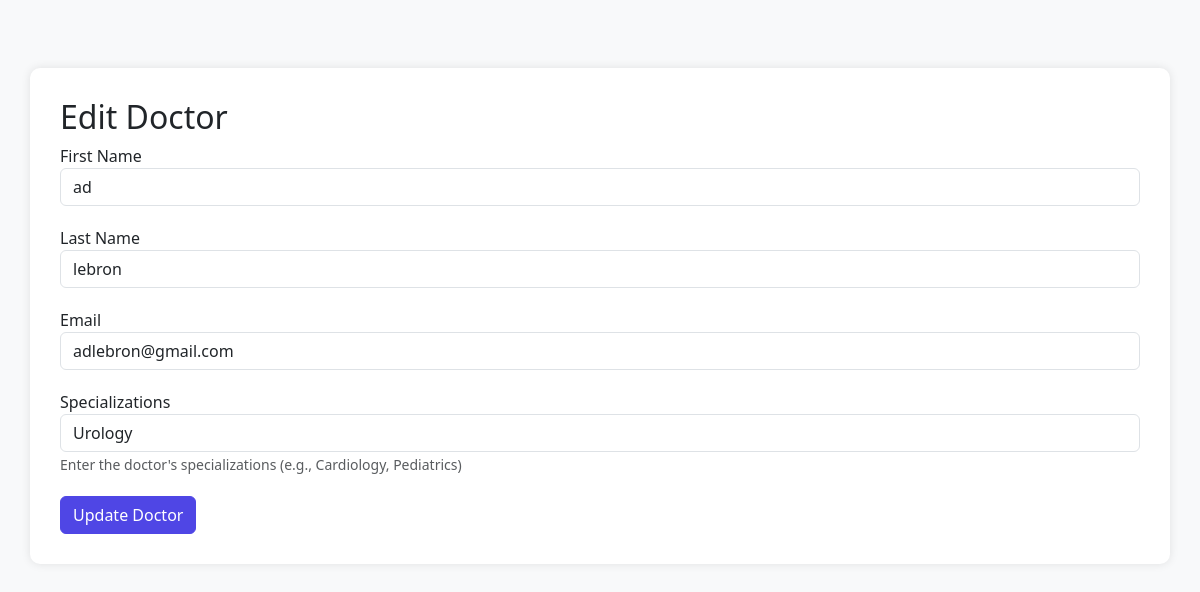
The app's page /edit_doctor.php?id=8 (signed in) with its own data.
### tables this page shows
CREATE TABLE `doctors` (
  `id` int(11) NOT NULL,
  `first_name` varchar(50) NOT NULL,
  `last_name` varchar(50) NOT NULL,
  `password` varchar(255) NOT NULL,
  `specializations_id` int(11) DEFAULT NULL,
  `phone` varchar(20) NOT NULL,
  `email` varchar(100) NOT NULL,
  `created_at` timestamp NOT NULL DEFAULT current_timestamp() ON UPDATE current_timestamp(),
  `statuses` enum('active','busy','off','leave','on break') DEFAULT 'active',
  `updated_at` timestamp NOT NULL DEFAULT current_timestamp(),
  `account_statuses` enum('pending','active','') DEFAULT 'pending',
  `specializations` varchar(100) NOT NULL DEFAULT 'Not Specified',
  `license_number` varchar(50) NOT NULL
);

### edit_doctor.php (the view, shortened to what this page needs)
<?php
require_once 'db_connect.php';
$doctor_id = $_GET['id'];
$doctor_query = "SELECT * FROM doctors WHERE id = ?";
$doctor_stmt = $pdo->prepare($doctor_query);
$doctor_stmt->execute([$doctor_id]);
$doctor = $doctor_stmt->fetch(PDO::FETCH_ASSOC);
?>
<!DOCTYPE html>
<html lang="en">
<head>
    <link href="css/bootstrap.min.css" rel="stylesheet">
</head>
<body>
    <div class="container mt-5">
        <h2>Edit Doctor</h2>
        <form action="edit_doctor.php?id=<?php echo $doctor_id; ?>" method="POST">
            <div class="form-group">
                <label for="first_name">First Name</label>
                <input type="text" class="form-control" id="first_name" name="first_name" value="<?php echo htmlspecialchars($doctor['first_name']); ?>" required>
            </div>
            <div class="form-group">
                <label for="last_name">Last Name</label>
                <input type="text" class="form-control" id="last_name" name="last_name" value="<?php echo htmlspecialchars($doctor['last_name']); ?>" required>
            </div>
            <div class="form-group">
                <label for="email">Email</label>
                <input type="email" class="form-control" id="email" name="email" value="<?php echo htmlspecialchars($doctor['email']); ?>" required>
            </div>
            <div class="form-group">
                <label for="specializations">Specializations</label>
                <input type="text" class="form-control" id="specializations" name="specializations" value="<?php echo htmlspecialchars($doctor['specializations'] ?? ''); ?>" required>
                <small class="form-text text-muted">Enter the doctor's specializations (e.g., Cardiology, Pediatrics)</small>
            </div>
            <button type="submit" class="btn btn-primary">Update Doctor</button>
        </form>
    </div>
</body>
</html>

### edit_doctor.php (style rules this page uses)
body { background-color: #f8f9fa; padding: 20px; }
.container { background-color: white; padding: 30px; border-radius: 10px; box-shadow: 0 0 10px rgba(0,0,0,0.1); }
.form-group { margin-bottom: 20px; }
.btn-primary { background-color: #4f46e5; border-color: #4f46e5; }

### records on screen
doctors: first_name "ad", last_name "lebron", email "adlebron@gmail.com", specializations "Urology"
